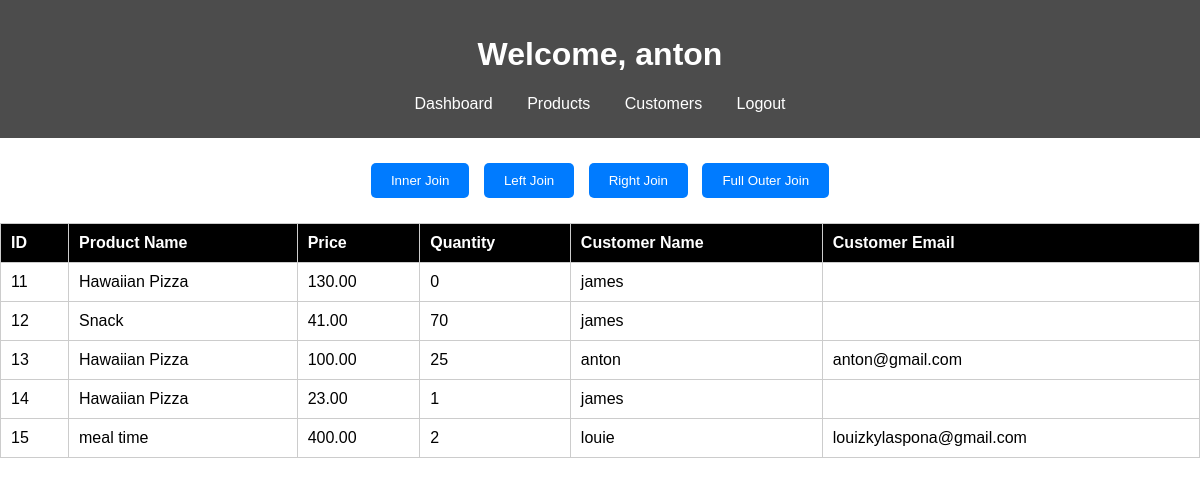
The page /dashboard.php (signed in) on the database its author committed.
### tables this page shows
CREATE TABLE `products` (
  `product_id` int(11) NOT NULL,
  `product_name` varchar(100) NOT NULL,
  `price` decimal(10,2) NOT NULL,
  `stock` int(11) NOT NULL,
  `created_at` timestamp NOT NULL DEFAULT current_timestamp(),
  `customer_id` int(10) NOT NULL
);

CREATE TABLE `customers` (
  `customer_id` int(11) NOT NULL,
  `customer_name` varchar(100) NOT NULL,
  `email` varchar(100) NOT NULL,
  `created_at` timestamp NOT NULL DEFAULT current_timestamp(),
  `register_id` int(10) NOT NULL
);

### dashboard.php (the view, shortened to what this page needs)
<?php
include('db_connection.php');
$username = $_SESSION['username'];
$join_type = isset($_POST['join_type']) ? $_POST['join_type'] : 'LEFT JOIN';
switch ($join_type) {
    case 'LEFT JOIN':
    default:
        $query = "
            SELECT p.product_id, p.product_name, p.price, p.stock, c.customer_name, c.email
            FROM products p
            LEFT JOIN customers c ON p.customer_id = c.customer_id
        ";
        break;
}
$result = mysqli_query($conn, $query);
?>
<!DOCTYPE html>
<html>
<head>
</head>
<body>
    <header>
        <h1>Welcome, <?php echo htmlspecialchars($username); ?></h1>
        <nav>
            <a href="dashboard.php">Dashboard</a>
            <a href="products.php">Products</a>
            <a href="customers.php">Customers</a>
            <a class="logout" href="logout.php">Logout</a>
        </nav>
    </header>
    <main>
        <form method="POST" action="">
            <button type="submit" name="join_type" value="INNER JOIN">Inner Join</button>
            <button type="submit" name="join_type" value="LEFT JOIN">Left Join</button>
            <button type="submit" name="join_type" value="RIGHT JOIN">Right Join</button>
            <button type="submit" name="join_type" value="FULL OUTER JOIN">Full Outer Join</button>
        </form>
        <table>
            <tr>
                <th>ID</th>
                <th>Product Name</th>
                <th>Price</th>
                <th>Quantity</th>
                <th>Customer Name</th>
                <th>Customer Email</th>
            </tr>
            <?php while ($row = mysqli_fetch_assoc($result)): ?>
            <tr>
                <td><?php echo htmlspecialchars($row['product_id']); ?></td>
                <td><?php echo htmlspecialchars($row['product_name']); ?></td>
                <td><?php echo htmlspecialchars($row['price']); ?></td>
                <td><?php echo htmlspecialchars($row['stock']); ?></td>
                <td><?php echo htmlspecialchars($row['customer_name']); ?></td>
                <td><?php echo htmlspecialchars($row['email']); ?></td>
            </tr>
            <?php endwhile; ?>
        </table>
    </main>
</body>
</html>

### dashboard.php (style rules this page uses)
body { font-family: Arial, sans-serif; background-image: url('https://media4.giphy.com/media/v1.Y2lkPTc5MGI3NjExZDg4ODZ2Z2dqMDRyb3dodzJtcXI4dGVwbTBtN2UyaHVsYWVrdDExcCZlcD12MV9pbnRlcm5hbF9naWZfYnlfaWQmY3Q9Zw/xTiTnxpQ3ghPiB2Hp6/giphy.webp'); background-size: cover; background-repeat: no-repeat; background-position: center; margin: 0; padding: 0; }
header { background: rgba(0, 0, 0, 0.7); color: white; padding: 15px; text-align: center; }
nav { margin: 10px 0; }
nav a { color: white; text-decoration: none; margin: 0 15px; }
table { width: 100%; border-collapse: collapse; margin-top: 20px; background: rgba(255, 255, 255, 0.8); }
th, td { padding: 10px; border: 1px solid #ccc; text-align: left; }
th { background-color: black; color: white; }
form { text-align: center; margin: 20px 0; }
button { background: #007bff; color: white; border: none; padding: 10px 20px; margin: 5px; cursor: pointer; border-radius: 5px; }

### rows shown on the page
products: product_id "11", product_name "Hawaiian Pizza", price "130.00", stock "0", customer.customer_name "james"
products: product_id "12", product_name "Snack", price "41.00", stock "70", customer.customer_name "james"
products: product_id "13", product_name "Hawaiian Pizza", price "100.00", stock "25", customer.customer_name "anton", customer.email "anton@gmail.com"
products: product_id "14", product_name "Hawaiian Pizza", price "23.00", stock "1", customer.customer_name "james"
products: product_id "15", product_name "meal time", price "400.00", stock "2", customer.customer_name "louie", customer.email "louizkylaspona@gmail.com"

### other values the page prints
$username "anton"
